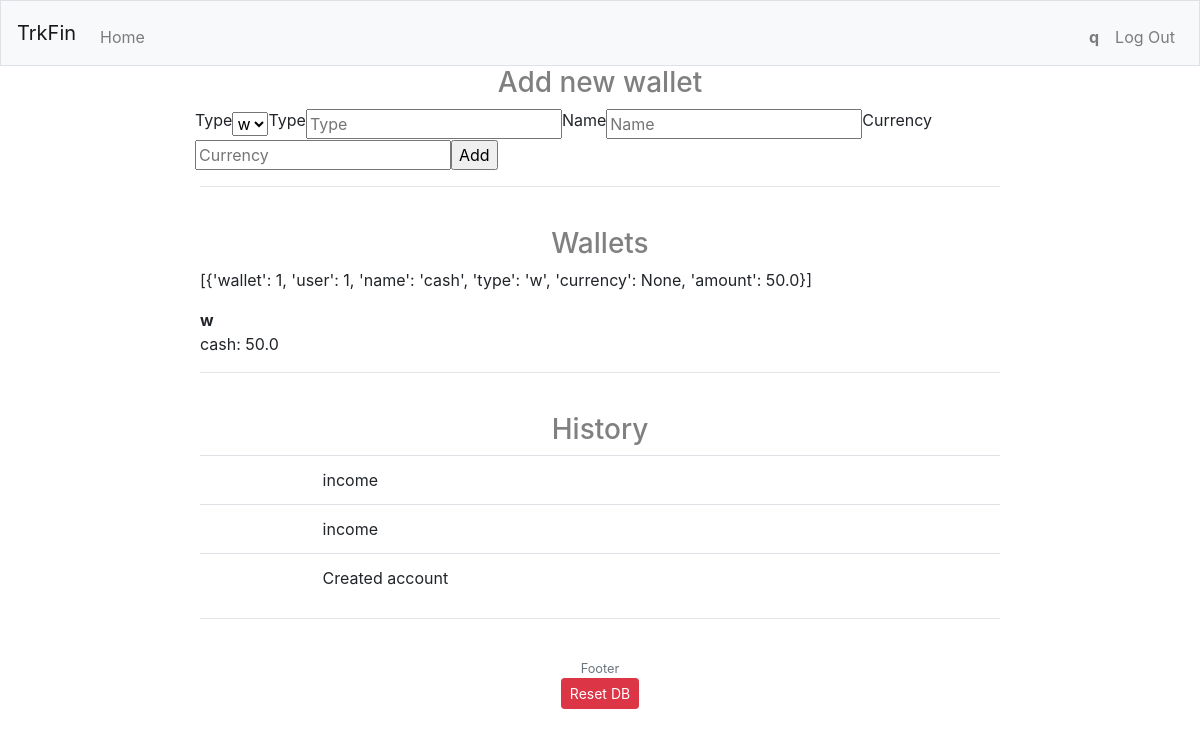
Page /u/q (signed in) on the committed database.
### trkfin/models.py (models this page shows, shortened)
class Users(UserMixin, db.Model):
    id = db.Column(db.Integer, primary_key=True, nullable=False)
    username = db.Column(db.String(64), index=True, unique=True, nullable=False)
    email = db.Column(db.String(120), index=True)
    created = db.Column(db.DateTime, default=datetime.utcnow, nullable=False)
    password_hash = db.Column(db.String(128), nullable=False)
    stats = db.Column(PickleType)

class Wallets(db.Model):
    wallet_id = db.Column(db.Integer, primary_key=True, nullable=False)
    user_id = db.Column(db.Integer, db.ForeignKey('users.id'))
    type = db.Column(db.String(20), nullable=False)
    name = db.Column(db.String(20), nullable=False)
    currency = db.Column(db.String(8))
    amount = db.Column(db.Float, nullable=False)
    def __repr__(self):
        return str({
            'wallet': self.wallet_id,
            'user': self.user_id,
            'name': self.name,
            'type': self.type,
            'currency': self.currency,
            'amount': self.amount
        })
    def wallets(uid):
        return Wallets.query.filter_by(user_id=uid).order_by('type').all()

class History(db.Model):
    id = db.Column(db.Integer, primary_key=True)
    user_id = db.Column(db.Integer, db.ForeignKey('users.id'))
    ts_utc = db.Column(db.DateTime, default=datetime.utcnow, nullable=False)
    ts_year = db.Column(db.Integer)
    ts_month = db.Column(db.Integer)
    ts_day = db.Column(db.Integer)
    ts_hour = db.Column(db.Integer)
    ts_minute = db.Column(db.Integer)
    ts_second = db.Column(db.Integer)
    ts_ms = db.Column(db.Integer)
    action = db.Column(db.String(20))
    source = db.Column(db.Integer, db.ForeignKey('wallets.wallet_id'))
    destination = db.Column(db.Integer, db.ForeignKey('wallets.wallet_id'))
    amount = db.Column(db.Float)
    description = db.Column(db.String(120))
    def user_history(uid):
        return History.query.filter_by(user_id=uid).order_by(History.id.desc()).all()

### trkfin/routes.py (the view, shortened to what this page needs)
@app.route('/u/<username>', methods=['GET', 'POST'])
@login_required
def account(username):
    if username is not current_user.username:
        return redirect('/u/' + current_user.username)
    user = Users.query.filter_by(username=username).first_or_404()
    wallets = Wallets.wallets(current_user.id)
    history = History.user_history(current_user.id)
    form = AddWallet()
    srcs = []
    for w in Wallets.query.filter_by(user_id=current_user.id).all():
        srcs.append(w.type)
    form.type.choices = srcs
    return render_template('account.html', user=user, wallets=wallets, history=history, form=form)

### trkfin/forms.py
class AddWallet(FlaskForm):
    timestamp = HiddenField('timestamp')
    name = StringField('Name', validators=[Optional()], render_kw={'placeholder': 'Name'})
    type = SelectField('Type', validators=[Optional()], render_kw={'placeholder': 'Type'})
    type_new = StringField('Type', validators=[Optional()], render_kw={'placeholder': 'Type'})
    currency = StringField('Currency', validators=[Optional()], render_kw={'placeholder': 'Currency'})
    submit = SubmitField('Add')

### trkfin/models.py (called while the page is built)
@login.user_loader
def load_user(id):
    return Users.query.get(int(id))

### trkfin/templates/account.html (shortened to what this page needs)
{% extends "base.html" %}
{% block main %}
  <div>
    <h3>Add new wallet</h3>
    {% include "forms/addwallet.html" %}
    <hr>
    <br>
  </div>
  <div>
    <h3>Wallets</h3>
    <p>{{ wallets }}</p>
    <dl>
      {% for w in wallets %}
      <dt>{{ w.type }}</dt>
      <dd>{{ w.name }}: {{ w.amount }}</dd>
      {% endfor %}
    </dl>
    <hr>
    <br>
  </div>
  <div>
    <h3>History</h3>
    <table class="table">
      {% for row in history %}
      <tr>
        <td>{{ row.timestamp }}</td>
        <td>{{ row.action }}</td>
      </tr>
      {% endfor %}
    </table>
    <hr>
    <br>
  </div>
{% endblock %}

### trkfin/templates/navbar.html (shortened to what this page needs)
<nav class="navbar navbar-expand-md navbar-light bg-light border">
  <a class="navbar-brand" href="{{ url_for('index') }}">TrkFin</a>
  <div class="collapse navbar-collapse" id="navbar">
    {% if current_user.is_authenticated %}
      <ul class="navbar-nav mr-auto mt-2">
        <li class="nav-item"><a class="nav-link" href="{{ url_for('home') }}">Home</a></li>
      </ul>
      <ul class="navbar-nav ml-auto mt-2">
        <li class="nav-item"><a class="nav-link" href="{{ url_for('account', username=current_user.username) }}"><b>{{ current_user.username }}</b></a></li>
        <li class="nav-item"><a class="nav-link" href="{{ url_for('logout') }}">Log Out</a></li>
      </ul>
    {% else %}
      <ul class="navbar-nav ml-auto mt-2">
        <li class="nav-item"><a class="nav-link" href="{{ url_for('register') }}">Register</a></li>
        <li class="nav-item"><a class="nav-link" href="{{ url_for('login') }}">Log In</a></li>
      </ul>
    {% endif %}
  </div>
</nav>

### trkfin/static/styles.css (style rules this page uses)
h3 { color: grey; }
h3, h4 { text-align: center; }

### rows in the picture
Users: username "q"
Wallets: wallet_id+user+name "[{'wallet': 1, 'user': 1, 'name': 'cash', 'type': 'w', 'currency': None, 'amount': 50.0}]", type "w", name "cash", amount "50.0"
History: action "income"
History: action "income"
History: action "Created account"
